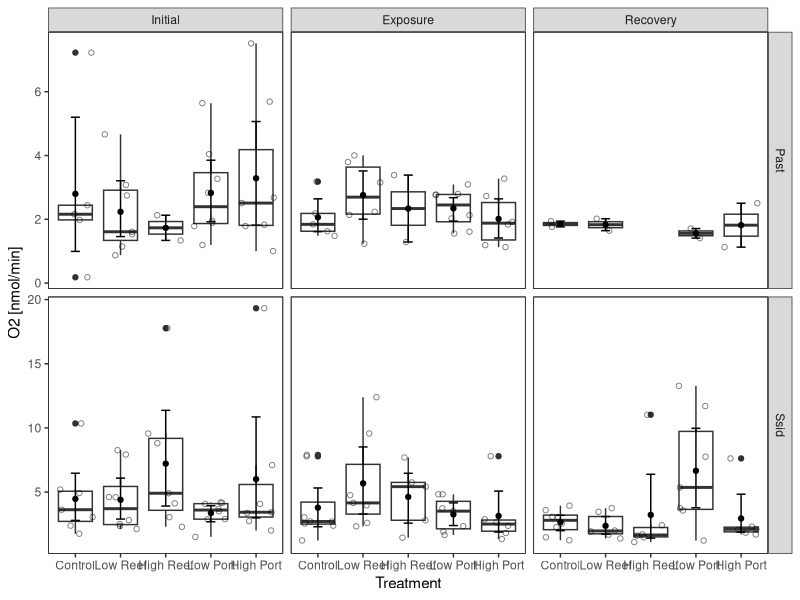
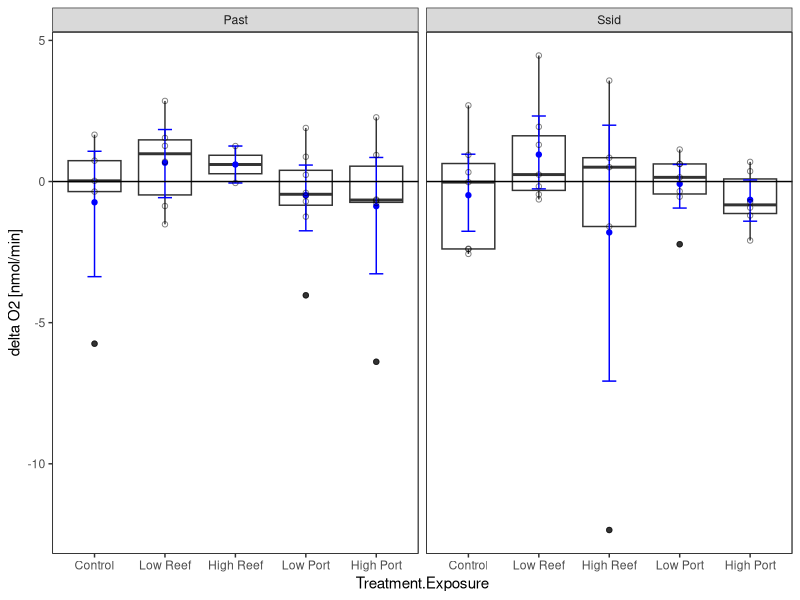
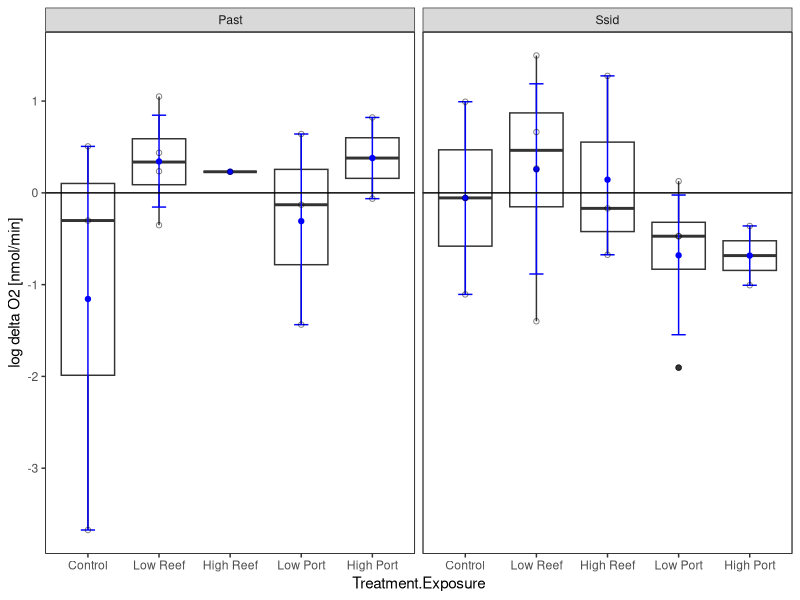
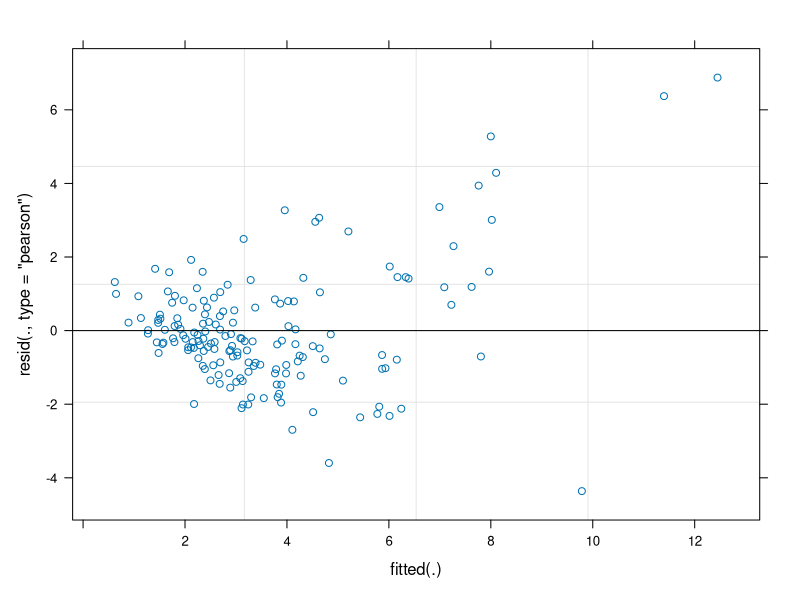

Source code (R) for these figures, in order: (Note: this script raises an error after producing the figures.)
## ---- chunk 1
knitr::opts_chunk$set(echo = TRUE, warning=FALSE, message=FALSE)
## ---- chunk 2

# Load all libraries and sources required to run the script
    library(tidyverse)
    library(ggthemes)
    library(ggplot2)

    library(lme4)
    library(lmerTest)
    #library(multcomp)
    #library(multcompView)
    #library(emmeans)
    #library(effects)
     
    ggthe_bw<-theme_bw()+
    theme(panel.grid= element_blank(),
          legend.box.background = element_rect(),
          panel.background =element_rect(fill = NA, color = "black")
          )
  
## ---- chunk 3
# Data
    data<-read.csv("Data/Respiration_Adults.csv", header = TRUE)
    summary(data)
    
    data$Core<-paste(data$Species, data$Core, sep = "-")
    data$Tank<-factor(data$Tank, ordered = F)
    data$Plate<-factor(data$Plate, ordered = F)
    data$Well<-factor(data$Well, ordered = F)
    data$Timepoint<-factor(data$Timepoint,
                           levels=c("Initial", "Exposure","Recovery"))
    
    data<-data[data$Treatment!="Reef High Shaded", ]
    data<-data[data$Treatment!="Port High Shaded", ]
    data$Treatment<-factor(data$Treatment, 
                            # levels=c("Control", "Low Reef","High Reef",
                            #         "Reef High Shaded", 
                            #         "Low Port","High Port", "Port High Shaded"))
                            levels=c("Control", "Low Reef","High Reef",
                                    "Low Port","High Port"))
    data<-data[complete.cases(data[ , 7]),]
    summary(data)
    
    wide.data<-select(data, c("Species", "Core", "Timepoint", "Tank", "Treatment", "FINAL.MO2..nmol.min."))
    wide.data<- reshape(wide.data, idvar = "Core", timevar = "Timepoint", direction = "wide")
    head(wide.data)
    wide.data$change<-wide.data$FINAL.MO2..nmol.min..Exposure-wide.data$FINAL.MO2..nmol.min..Initial
    wide.data<-wide.data[which(wide.data$Species.Exposure!="NA"),]
  # YII.Wide$treat_rec<-YII.Wide$YII.after_exposure-YII.Wide$YII.after_recovery
## ---- chunk 4
O2<- ggplot(data, aes (Treatment, FINAL.MO2..nmol.min.)) +
  geom_boxplot ()+
  stat_summary(fun.data = "mean_cl_boot",geom = "errorbar", width = 0.2 )+
  stat_summary(fun=mean, geom="point") + 
  #geom_point(shape=21)+

  geom_jitter(alpha=0.5, shape=21)+
  theme(legend.position = "bottom")+
  scale_y_continuous(# limits = c(0, 15),
                      #   breaks = seq(0,1,0.2),  
                      #   expand = c(0.01, 0.01),
                         name=("O2 [nmol/min]")) +
  ggthe_bw +
  facet_grid(Species~Timepoint, scales = "free_y")
O2
## ---- chunk 5
delta_O2<- ggplot(wide.data, aes (Treatment.Exposure, change)) +
  geom_boxplot ()+
  stat_summary(fun.data = "mean_cl_boot",geom = "errorbar", width = 0.2, colour="blue")+
  stat_summary(fun=mean, geom="point", colour="blue") + 
  #geom_point(shape=21)+

  geom_point(alpha=0.5, shape=21)+
  theme(legend.position = "bottom")+
  scale_y_continuous(#limits = c(0, 15),
                      #   breaks = seq(0,1,0.2),  
                      #   expand = c(0.01, 0.01),
                         name=("delta O2 [nmol/min]")) +
  ggthe_bw + geom_abline(slope = 0, intercept = 0)+
  facet_grid(~Species.Exposure)
delta_O2


log_delta_O2<- ggplot(wide.data, aes (Treatment.Exposure, log(change))) +
  geom_boxplot ()+
  stat_summary(fun.data = "mean_cl_boot",geom = "errorbar", width = 0.2, colour="blue")+
  stat_summary(fun=mean, geom="point", colour="blue") + 
  #geom_point(shape=21)+

  geom_point(alpha=0.5, shape=21)+
  theme(legend.position = "bottom")+
  scale_y_continuous(#limits = c(0, 15),
                      #   breaks = seq(0,1,0.2),  
                      #   expand = c(0.01, 0.01),
                         name=("log delta O2 [nmol/min]")) +
  ggthe_bw + geom_abline(slope = 0, intercept = 0)+
  facet_grid(~Species.Exposure)
log_delta_O2
## ---- chunk 6
## model 1: LMER for both species
  fit1<-lmerTest::lmer(FINAL.MO2..nmol.min. ~Treatment * Timepoint +
                         Species + (1|Core), data=data)
  isSingular(fit1)
  anova(fit1)
  ranova(fit1)
  summary(fit1)
  par(mfrow=c(2,2))
  plot(fit1)
  par(mfrow=c(1,1))
  step(fit1)
  
## model 2: LMER for Past
  fit_Past<-lmerTest::lmer(FINAL.MO2..nmol.min. ~Treatment*Timepoint + (1|Core),
            data=data[data$Species=="Past",])
  isSingular(fit_Past)
  anova(fit_Past)
  ranova(fit_Past)
  summary(fit_Past)
  par(mfrow=c(2,2))
  plot(fit_Past)
  par(mfrow=c(1,1))
  #step(fit_Past)
  
## model 3: LMER for Ssid
  fit_Ssid<-lmerTest::lmer(FINAL.MO2..nmol.min. ~Treatment*Timepoint + (1|Core),
               data=data[data$Species=="Ssid",])
  isSingular(fit_Ssid)
  anova(fit_Ssid)
  ranova(fit_Ssid)
  summary(fit_Ssid)
  plot(fit_Ssid)
  #step(fit_Ssid)
## ---- chunk 7
exposure<-data[data$Timepoint=="Exposure", ]

## model 1: LMER for both species
  fit1<-lmerTest::lmer(log(FINAL.MO2..nmol.min.) ~Treatment +
                         Species + (1|Tank), data=exposure)
  isSingular(fit1)
  anova(fit1)
  ranova(fit1)
  summary(fit1)
  par(mfrow=c(2,2))
  plot(fit1)
  par(mfrow=c(1,1))
  #step(fit1)
  
## model 2: LMER for Past
  fit_Past<-lmerTest::lmer(log(FINAL.MO2..nmol.min.) ~Treatment + (1|Tank),
            data=exposure[exposure$Species=="Past",])
  isSingular(fit_Past)
  anova(fit_Past)
  ranova(fit_Past)
  summary(fit_Past)
  par(mfrow=c(2,2))
  plot(fit_Past)
  par(mfrow=c(1,1))
  #step(fit_Past)
  
## model 3: LMER for Ssid
  fit_Ssid<-lmerTest::lmer(log(FINAL.MO2..nmol.min.) ~Treatment + (1|Tank),
               data=exposure[exposure$Species=="Ssid",])
  isSingular(fit_Ssid)
  anova(fit_Ssid)
  ranova(fit_Ssid)
  summary(fit_Ssid)
  plot(fit_Ssid)
  #step(fit_Ssid)
## ---- chunk 8
exposure<-data[data$Timepoint=="Exposure", ]

## model 1: LMER for both species
  fit1<-lmerTest::lmer(FINAL.MO2..nmol.min. ~Treatment +
                         Species + (1|Tank), data=exposure)
  isSingular(fit1)
  anova(fit1)
  ranova(fit1)
  summary(fit1)
  par(mfrow=c(2,2))
  plot(fit1)
  par(mfrow=c(1,1))
  #step(fit1)
  
## model 2: LMER for Past
  fit_Past<-lmerTest::lmer(FINAL.MO2..nmol.min. ~Treatment + (1|Tank),
            data=exposure[exposure$Species=="Past",])
  isSingular(fit_Past)
  anova(fit_Past)
  ranova(fit_Past)
  summary(fit_Past)
  par(mfrow=c(2,2))
  plot(fit_Past)
  par(mfrow=c(1,1))
  #step(fit_Past)
  
## model 3: LMER for Ssid
  fit_Ssid<-lmerTest::lmer(FINAL.MO2..nmol.min. ~Treatment + (1|Tank),
               data=exposure[exposure$Species=="Ssid",])
  isSingular(fit_Ssid)
  anova(fit_Ssid)
  ranova(fit_Ssid)
  summary(fit_Ssid)
  plot(fit_Ssid)
  #step(fit_Ssid)
## ---- chunk 9
recovery<-data[data$Timepoint=="Recovery", ]

## model 1: LMER for both species
  fit1<-lmerTest::lmer(log(FINAL.MO2..nmol.min.) ~Treatment +
                         Species + (1|Tank), data=recovery)
  isSingular(fit1)
  anova(fit1)
  ranova(fit1)
  summary(fit1)
  par(mfrow=c(2,2))
  plot(fit1)
  par(mfrow=c(1,1))
  #step(fit1)
  
## model 2: LMER for Past
  fit_Past<-lmerTest::lmer(log(FINAL.MO2..nmol.min.) ~Treatment + (1|Tank),
            data=recovery[recovery$Species=="Past",])
  isSingular(fit_Past)
  anova(fit_Past)
  ranova(fit_Past)
  summary(fit_Past)
  par(mfrow=c(2,2))
  plot(fit_Past)
  par(mfrow=c(1,1))
  #step(fit_Past)
  
## model 3: LMER for Ssid
  fit_Ssid<-lmerTest::lmer(log(FINAL.MO2..nmol.min.) ~Treatment + (1|Tank),
               data=recovery[recovery$Species=="Ssid",])
  isSingular(fit_Ssid)
  anova(fit_Ssid)
  ranova(fit_Ssid)
  summary(fit_Ssid)
  plot(fit_Ssid)
  #step(fit_Ssid)
## ---- chunk 10
recovery<-data[data$Timepoint=="Recovery", ]

## model 1: LMER for both species
  fit1<-lmerTest::lmer(FINAL.MO2..nmol.min. ~Treatment +
                         Species + (1|Tank), data=recovery)
  isSingular(fit1)
  anova(fit1)
  ranova(fit1)
  summary(fit1)
  par(mfrow=c(2,2))
  plot(fit1)
  par(mfrow=c(1,1))
  #step(fit1)
  
## model 2: LMER for Past
  fit_Past<-lmerTest::lmer(FINAL.MO2..nmol.min. ~Treatment + (1|Tank),
            data=recovery[recovery$Species=="Past",])
  isSingular(fit_Past)
  anova(fit_Past)
  ranova(fit_Past)
  summary(fit_Past)
  par(mfrow=c(2,2))
  plot(fit_Past)
  par(mfrow=c(1,1))
  #step(fit_Past)
  
## model 3: LMER for Ssid
  fit_Ssid<-lmerTest::lmer(FINAL.MO2..nmol.min. ~Treatment + (1|Tank),
               data=recovery[recovery$Species=="Ssid",])
  isSingular(fit_Ssid)
  anova(fit_Ssid)
  ranova(fit_Ssid)
  summary(fit_Ssid)
  plot(fit_Ssid)
  #step(fit_Ssid)
## ---- chunk 11
## model 1: LMER for both species
  fit1<-lmerTest::lmer(change ~Treatment.Exposure * 
                         Species.Exposure + (1|Tank.Exposure), data=wide.data)
  isSingular(fit1)
  anova(fit1)
  ranova(fit1)
  summary(fit1)
  par(mfrow=c(2,2))
  plot(fit1)
  par(mfrow=c(1,1))
  #step(fit1)
  
## model 2: LMER for Past
  fit_Past<-lmerTest::lmer(change ~Treatment.Exposure + (1|Tank.Exposure),
            data=wide.data[wide.data$Species.Exposure=="Past",])
  isSingular(fit_Past)
  anova(fit_Past)
  ranova(fit_Past)
  summary(fit_Past)
  par(mfrow=c(2,2))
  plot(fit_Past)
  par(mfrow=c(1,1))
  #step(fit_Past)
  
## model 3: LMER for Ssid
  fit_Ssid<-lmerTest::lmer(change ~Treatment.Exposure + (1|Tank.Exposure),
               data=wide.data[wide.data$Species.Exposure=="Ssid",])
  isSingular(fit_Ssid)
  anova(fit_Ssid)
  ranova(fit_Ssid)
  summary(fit_Ssid)
  plot(fit_Ssid)
  #step(fit_Ssid)
## ---- chunk 12
# Pairwise comparisons
  # Day specific comparisons
  # Sw.emmc<-emmeans(fit4, ~Treatment)
  # Sw_groups<-cld(Sw.emmc)
  # Sw_groups
## ---- chunk 13
## model 1: LMER for both species
  fit1<-lm(change ~Treatment.Exposure * Species.Exposure,
              data=wide.data)
 
  anova(fit1)
  summary(fit1)
  par(mfrow=c(2,2))
  plot(fit1)
  par(mfrow=c(1,1))
  #step(fit1)
  
## model 2: LMER for Past
  fit_Past<-lm(change ~Treatment.Exposure,
              data=wide.data[wide.data$Species.Exposure=="Past",])
  anova(fit_Past)
  summary(fit_Past)
  par(mfrow=c(2,2))
  plot(fit_Past)
  par(mfrow=c(1,1))
  #step(fit_Past)
  
## model 3: LMER for Ssid
  fit_Ssid<-lm(change ~Treatment.Exposure,
              data=wide.data[wide.data$Species.Exposure=="Ssid",])
  anova(fit_Ssid)
  summary(fit_Ssid)
  par(mfrow=c(2,2))
  plot(fit_Ssid)
  par(mfrow=c(1,1))
  #step(fit_Ssid)
## ---- chunk 14
## model 1: LMER for both species
  fit1<-lm(log(change) ~Treatment.Exposure * Species.Exposure,
              data=wide.data)
  anova(fit1)
  #ranova(fit1)
  summary(fit1)
  par(mfrow=c(2,2))
  plot(fit1)
  par(mfrow=c(1,1))
  #step(fit1)
  
## model 2: LMER for Past
  fit_Past<-lm(log(change) ~Treatment.Exposure,
              data=wide.data[wide.data$Species.Exposure=="Past",])
  anova(fit_Past)
  summary(fit_Past)
  par(mfrow=c(2,2))
  plot(fit_Past)
  par(mfrow=c(1,1))
  #step(fit_Past)
  
## model 3: LMER for Ssid
  fit_Ssid<-lm(log(change) ~Treatment.Exposure,
              data=wide.data[wide.data$Species.Exposure=="Ssid",])
  anova(fit_Ssid)
  summary(fit_Ssid)
  par(mfrow=c(2,2))
  plot(fit_Ssid)
  par(mfrow=c(1,1))
  #step(fit_Ssid)

# Pairwise comparisons
  # Day specific comparisons
  # Sw.emmc<-emmeans(fit4, ~Treatment)
  # Sw_groups<-cld(Sw.emmc)
  # Sw_groups

## ---- chunk 15
# Creates bibliography 
#knitr::write_bib(c(.packages()), "packages.bib")
